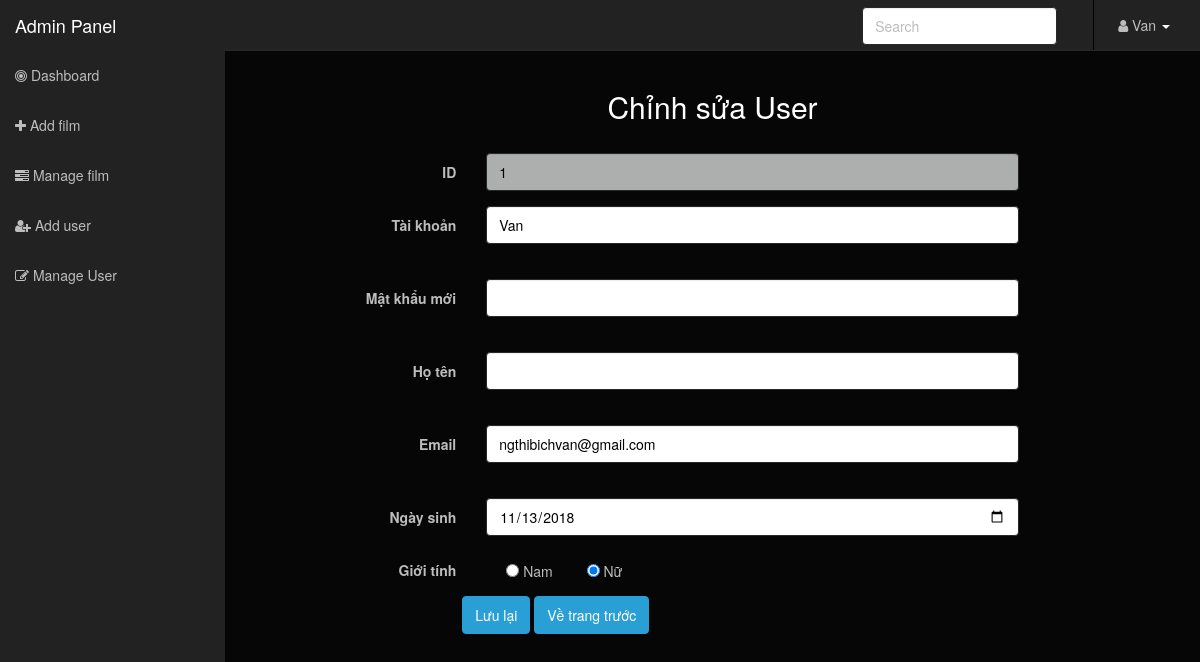
Page /admin/editUser.php?id=1 (signed in) on the earlier database version.
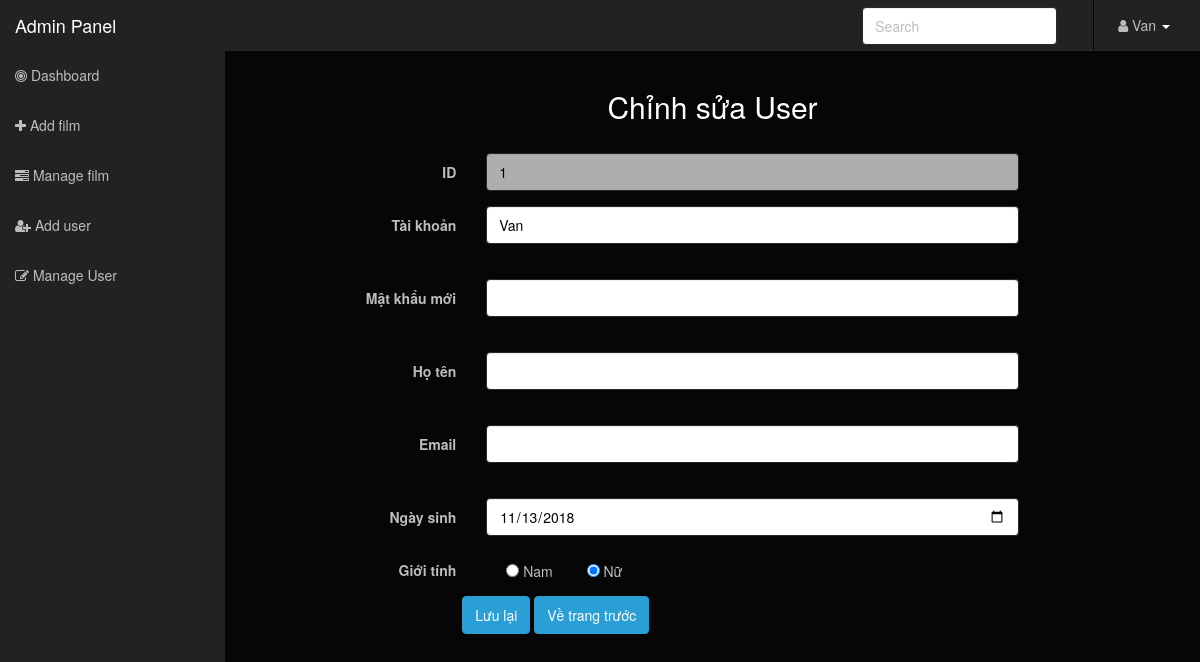
Same page on the later database version.
### tables this page shows
CREATE TABLE `user` (
  `ID` int(5) NOT NULL,
  `username` varchar(30) NOT NULL,
  `fullname` varchar(50) NOT NULL,
  `password` varchar(100) NOT NULL,
  `email` varchar(50) NOT NULL,
  `birthday` date NOT NULL,
  `sex` varchar(10) NOT NULL,
  `usertype` int(2) NOT NULL
);

### admin/editUser.php (the view, shortened to what this page needs)
<!DOCTYPE html>
<html lang="en">
<head>
    <link rel="stylesheet" type="text/css" href="asset/css/bootstrap.min.css" />
    <link rel="stylesheet" type="text/css" href="asset/font-awesome/css/font-awesome.min.css" />
    <link rel="stylesheet" type="text/css" href="asset/css/local.css" />
</head>
<body>
<?php
    require('libs/db.php');
    if(isset($_GET["id"])){
        $userID = $_GET['id'];
    }
    $sql = "SELECT * FROM user WHERE id = $userID";
    $result = mysqli_query($link, $sql);
    if (mysqli_num_rows($result) == 0) {
        echo "No required user";
    } else {
        $row = mysqli_fetch_assoc($result);?>
    <div id="wrapper">
        <?php
            include("common.php");
        ?>
        <div id="add-user">
            <div class="row text-center">
                <h2>Chỉnh sửa User</h2>
            </div>
            <form method="post" id="form-update" name="form-update" class="form-horizontal" action="" role="form" style="padding: 20px;">
                    <div class="form-group">
                        <label class="col-lg-3 control-label">ID</label>
                        <div class="col-lg-7">
                        <input type="text" class="form-control" name="id" id="id" value="<?php echo $row["ID"];?>" readonly>
                        </div>
                    </div>
                    <div class="form-group">
                        <label class="col-lg-3 control-label">Tài khoản</label>
                        <div class="col-lg-7">
                        <input type="text" class="form-control" name="username" id="username" value="<?php echo $row["username"];?>">
                        </div>
                    </div>
                    <div class="form-group">
                        <label class="col-lg-3 control-label">Mật khẩu mới</label>
                        <div class="col-lg-7">
                        <input type="password" class="form-control" name="password" id="password1" value="">
                        </div>
                    </div>
                    <div class="form-group">
                        <label class="col-lg-3 control-label">Họ tên</label>
                        <div class="col-lg-7">
                            <input type="text" class="form-control" name="fullname" id="fullname" value="<?php echo $row["fullname"];?>">
                        </div>
                    </div>
                    <div class="form-group">
                        <label class="col-lg-3 control-label">Email</label>
                        <div class="col-lg-7"><input type="email" class="form-control" name="email" id="email" value="<?php echo $row["email"];?>">
                        </div>
                    </div>
                    <div class="form-group">
                        <label for="birthday" class="col-lg-3 control-label">Ngày sinh</label>
                        <div class="col-lg-7">
                            <input class="form-control" type="date" value="<?php echo $row["birthday"];?>" id="birthday" name="birthday">
                        </div>
                    </div>
                    <div class="form-group">
                        <label class="col-lg-3 control-label">Giới tính</label>
                        <div class="col-lg-7">
                            <label class="checkbox-inline">
                            <input type="radio" name="gender" id="update-gender-male" value="male" <?php if($row["sex"] == "male") echo "checked";?>> Nam</label>
                            <label class="checkbox-inline">
                                <input type="radio" name="gender" id="update-gender-female" value="female" <?php if($row["sex"] == "female") echo "checked";?>> Nữ
                            </label>
                        </div>
                    </div>
                    <div class="col-offset-3 col-lg-10">
                        <div class="col-lg-3"></div>
                        <div class="col-lg-7">
                            <button type="submit" class="btn btn-primary" id="button_update" name="button_update">Lưu lại </button>
                            <button type="submit" class="btn btn-primary" id="button_previous" name="button_previous" onclick="goToPrePage()">Về trang trước </button>
                        </div>
                    </div>
                </form>
        </div>
    </div>
    <?php }
    ?>
</body>
</html>

Differences in the rows shown:
changed user "Van": email "ngthibichvan@gmail.com" → (not shown)
